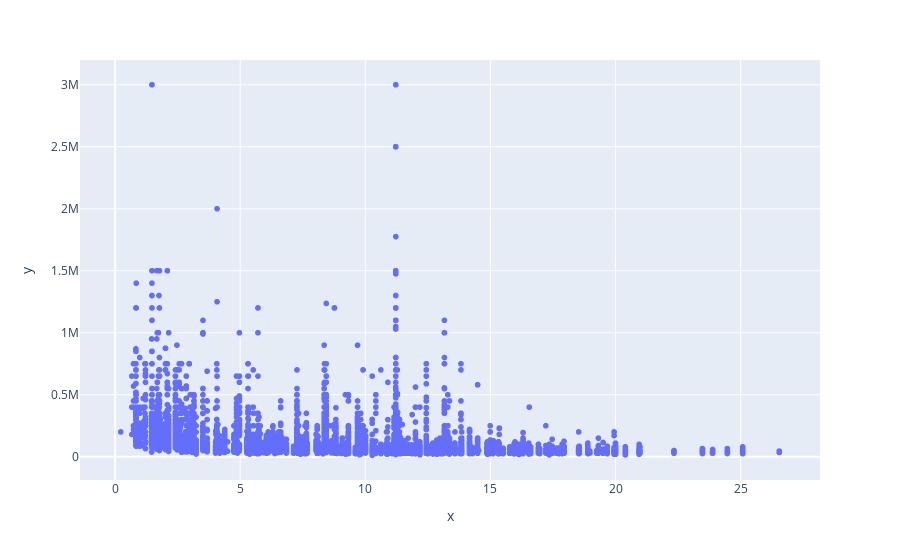

Notebook source saved alongside this figure:
### Code cell
fig = px.scatter(x=df['distance'], y=df['monthly_payment'])
fig.show()

### Figure 1 — Plotly figure (JSON) as saved in the notebook; plotly's stock layout.template omitted (floating-point values rounded to 4 significant figures; data arrays with more than 128 entries replaced by an {"elided": "..."} marker saying what was removed)
{"data": [{"hovertemplate": "x=%{x}<br>y=%{y}<extra></extra>", "legendgroup": "", "marker": {"color": "#636efa", "symbol": "circle"}, "mode": "markers", "name": "", "showlegend": false, "type": "scattergl", "x": {"elided": "19714 float values"}, "xaxis": "x", "y": {"elided": "19714 int values"}, "yaxis": "y"}], "layout": {"legend": {"tracegroupgap": 0}, "margin": {"t": 60}, "xaxis": {"anchor": "y", "domain": [0, 1], "title": {"text": "x"}}, "yaxis": {"anchor": "x", "domain": [0, 1], "title": {"text": "y"}}}}
